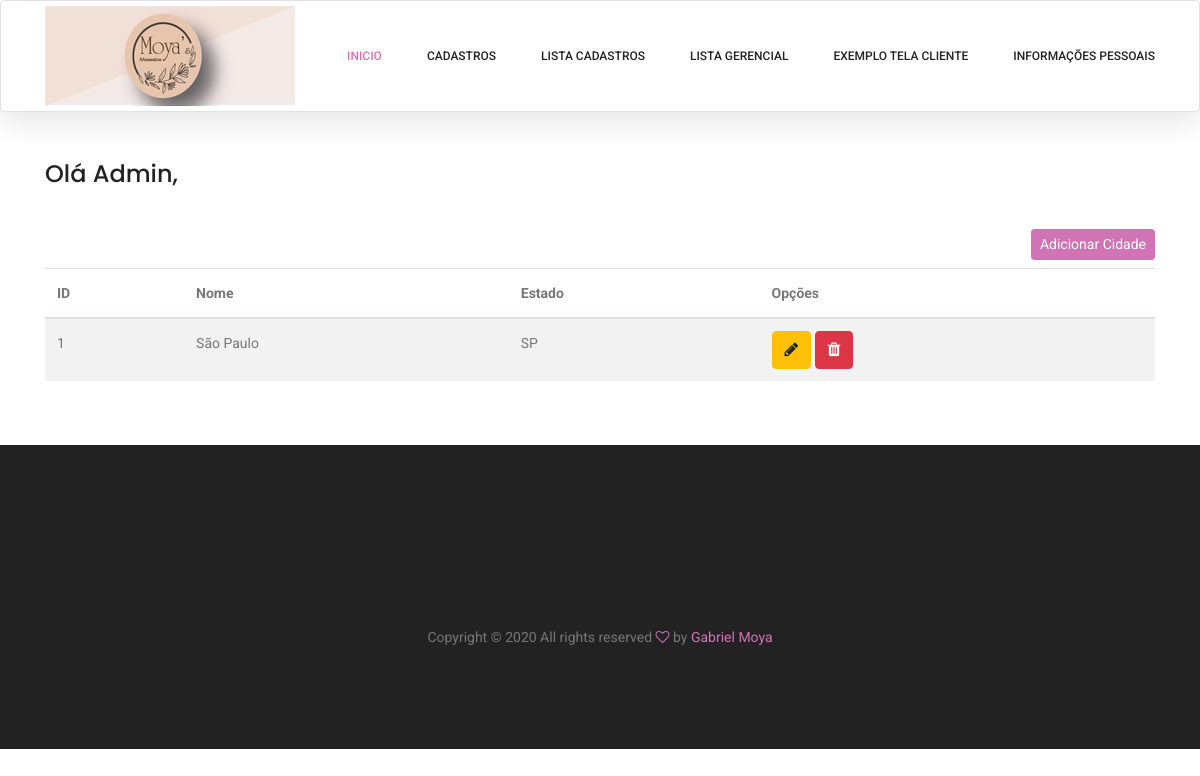
Page /adm/listar/cidades/ (signed in) on the earlier database version.
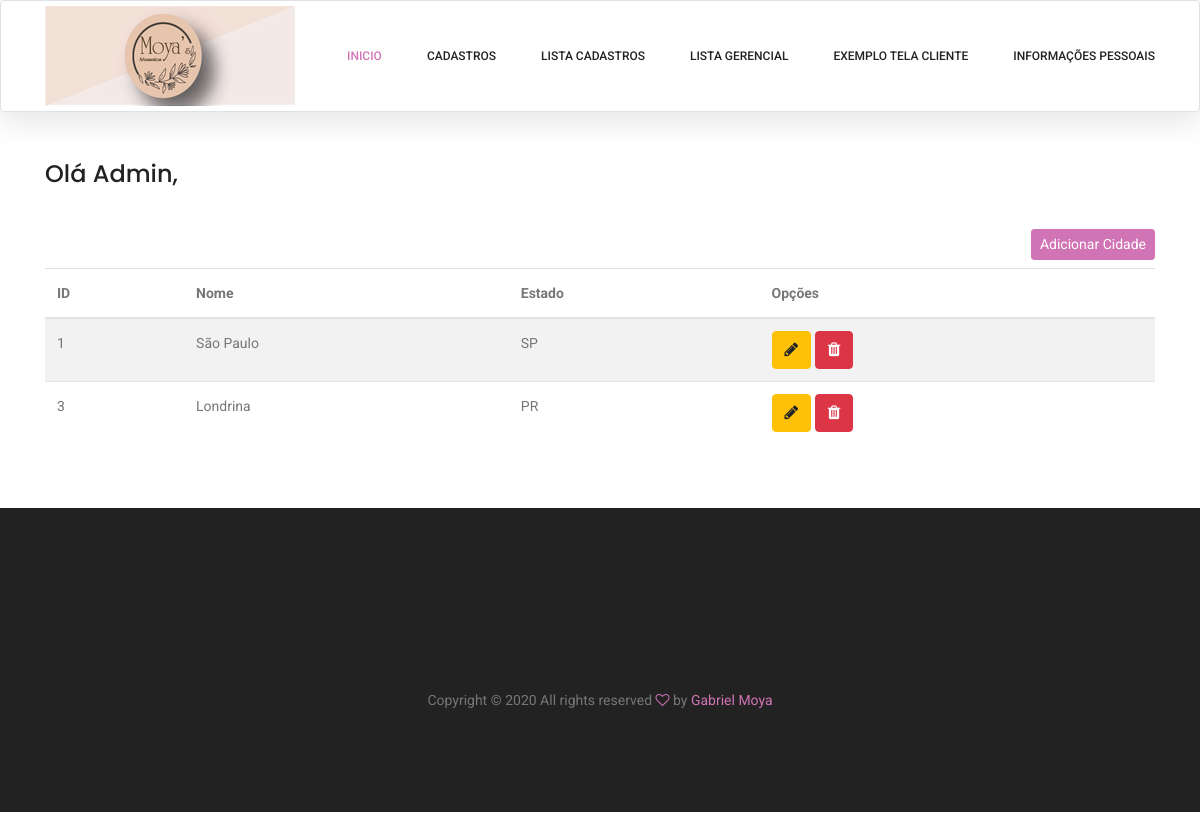
Same page on the later database version.
### cadastros/models.py (models this page shows, shortened)
class Cidade(models.Model):
    nome = models.CharField(max_length=50)
    estado = models.ForeignKey(Estado, on_delete=models.PROTECT)

class Estado(models.Model):
    sigla = models.CharField(max_length=2)
    nome = models.CharField(max_length=50)

### cadastros/views.py (the view)
# urls.py: path('adm/listar/cidades/', CidadeList.as_view(), name="listar-cidades"),
class CidadeList(GroupRequiredMixin, LoginRequiredMixin, ListView):
    model = Cidade
    template_name = 'cadastros/listar_cidades.html'
    login_url = reverse_lazy('login')
    group_required = u"Administrador"
    def get_context_data(self, *args, **kwargs):
        context = super().get_context_data(*args, **kwargs)
        cidades = Cidade.objects.all().reverse()
        context['cidades'] = cidades
        return context

### cadastros/templates/cadastros/listar_cidades.html (shortened to what this page needs)
{% extends 'cadastros/formulario.html' %}
{% load crispy_forms_tags %}
{% load static %}
{% block conteudo %}
<div class="container mt-5 py-5">
    <div class="row pt-5 mt-3">
        <div class="col-lg">
            {% if request.user.groups.all.0.name == "Administrador" %}
            <h3>Olá Admin,</h3><br>
            {% else %}
            <h3>Olá Funcionário,</h3><br>
            {% endif %}
            <div class="text-right py-2">
                <a href="{% url 'cadastrar-cidade' %}" class="btn btn-primary btn-sm">Adicionar Cidade</a>
            </div>
            <table class="table table-striped" id="tabela-listar">
                <thead>
                    <tr>
                        <th>ID</th>
                        <th>Nome</th>
                        <th>Estado</th>
                        <th>Opções</th>
                    </tr>
                </thead>
                <tbody>
                    {% for cidade in cidades %}
                    <tr>
                        <td>{{cidade.pk}}</td>
                        <td>{{cidade.nome}}</td>
                        <td>{{cidade.estado.sigla}}</td>
                        <td>
                            <a href="{% url 'atualizar-cidade' cidade.pk %}" class="btn btn-warning" title="Editar">
                                <i class="fa fa-pencil" aria-hidden="true"></i>
                            </a>
                            <a href="{% url 'deletar-cidade' cidade.pk %}" class="btn btn-danger" title="Excluir">
                                <i class="fa fa-trash" aria-hidden="true"></i>
                            </a>
                        </td>
                    </tr>
                    {% empty %}
                    <tr>
                        <td colspan="3">Nenhuma cidade cadastrada!</td>
                    </tr>
                    {% endfor %}
                </tbody>
            </table>
        </div>
    </div>
</div>
{% endblock %}
{%block styles%}
<link rel="stylesheet" type="text/css" href="https://cdn.datatables.net/v/bs4/dt-1.10.20/datatables.min.css" />
{%endblock%}

Differences in the rows shown:
added Cidade: pk "3", nome "Londrina", estado.sigla "PR"
